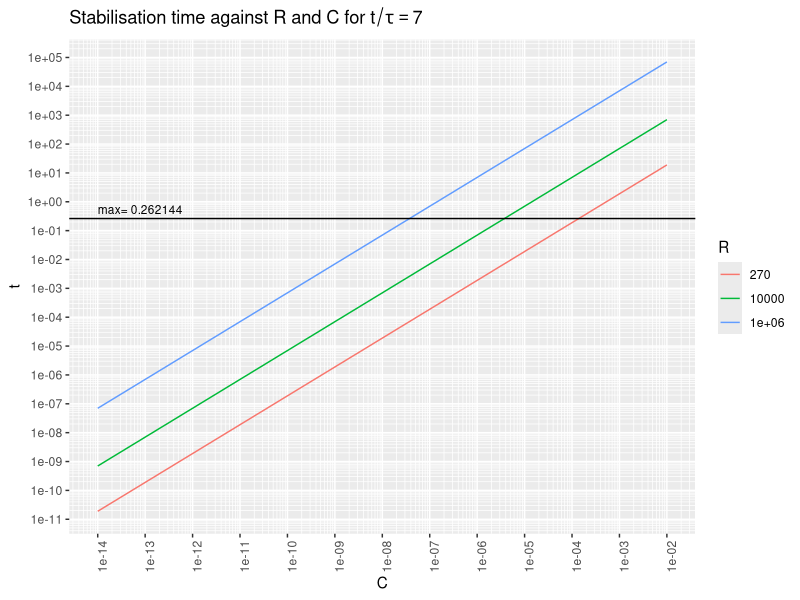
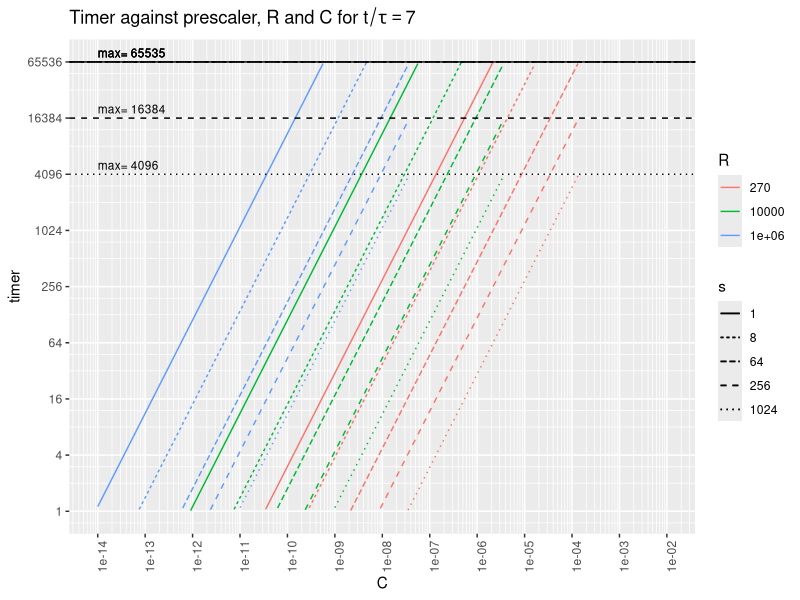
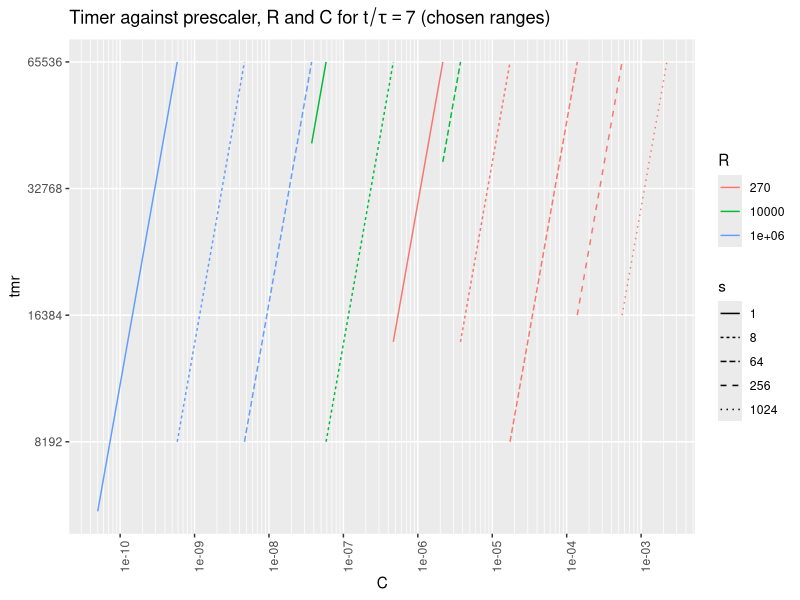

Recreate these plots in R, in order.
#!/usr/bin/R -q --vanilla -f
options(echo=F)

library(ggplot2)
library(scales)


# Variable setup ###########################################################

# taus = t/RC
# t = timer*s/f

R = t(c(270, 10e3, 1e6))    # all drive resistors
colnames(R) = R
taustable = 7               # taus to stabilization
taufall = -log(1.1/5)       # taus from 5V to 1.1V
taurise = -log(1-1.1/5)     # taus from 0V to 1.1V     
f = 16e6                    # timer frequency
s = matrix(2^c(0,3,6,8,10)) # all prescaler factors
rownames(s) = s

# To choose the various scales, either we want to choose a
# minimum timer resolution and then optimize for fastest time,
# or choose a maximum time and then optimize for highest resolution.
# Here we're doing the latter.
tmax = 0.262144 # allows for nice range endings at a timer of 0xFFFF
timermax = pmin(tmax*f/s, 2^16-1)

# Based on the max time and timer, max caps for each R and s
Cmax = (timermax*s/f/taustable) %*% (1/R)

# Based on a timer count of 1, min caps for each R and s
Cmin = (s/f/taurise) %*% (1/R)

# various capacitors over the full range
C = matrix(10^seq(-14, -2, by=1/24))
rownames(C) = C  # sprintf('%.2e', C)

# The stabilization time is two-dimensional, over C and R.
tm = taustable*C %*% R

# The stabilization timer value is three-dimensional, over C, R, and s.
timer = drop((f*tm) %o% (1/s))
tmrcompare = aperm(drop(replicate(length(C),
                                  replicate(length(R), timermax))),
                   c(3,2,1))
timer[timer>tmrcompare | timer<1] = NA

# To perform actual range selection:
# There is only one range selected for every C.
# For each C, select the R and s for which:
#   t < tmax
#   1 <= timer < 2^16
#   timer is maximal
# critical points are for each C where:
#   timer crosses 1 or 2^16
#   t crosses tmax
# 6 = t/RC = tim*s/RC/16MHz
# C = t/6R = tim*s/6R/16MHz
# Ccrit = tmax/6R = 2^16*s/6R/16MHz
crit = expand.grid(R=R,s=s)
Ccrit = with(crit, c(s/f/R, 2^16*s/f/R, tmax/R))/taustable
crit = expand.grid(R=R, s=s, C=Ccrit)
crit$t = with(crit, taustable*R*C)
crit$tmr = with(crit, t*f/s)
eps=1e-6  # epsilon tolerance required to accommodate for float error
# Only keep conformant rows.
crit = crit[crit$tmr>=1-eps &
            crit$tmr<=2^16+eps &
            (crit$t<=tmax+eps | crit$R==R[1]),]
crit = crit[with(crit, order(-C, -tmr)),]
# We now need pairs of R&s: the first in each pair being either the extreme
# lowest C or the C where the previous range cut out; and the second being the
# maximum condition.
ranges = tail(crit, 1)
samec = ranges
repeat {
   # Find the furthest row with the same R and s
   edge = crit[which(crit$R==samec$R & crit$s==samec$s)[1],]
   ranges = rbind(ranges, edge)
   # Find the (different, conformant) row with the same C and the highest timer
   samec = crit[which(crit$C == edge$C &
                      crit$tmr < 2^16-eps &
                      (crit$t < tmax-eps | crit$R==R[1])),][1,]
   if (is.na(samec$R)) break
   ranges = rbind(ranges, samec)
}
rownames(ranges) = 1:(nrow(ranges))
print(ranges)


# Plot utilities ###########################################################

# Adapted from https://stackoverflow.com/questions/30179442
log_breaks = function(maj, radix=10) {
  function(x) {
    minx = floor(min(logb(x, radix), na.rm=T)) - 1
    maxx = ceiling(max(logb(x, radix), na.rm=T)) + 1
    n_major = maxx - minx + 1
    major_breaks = minx:maxx
    if (maj) {
      breaks = major_breaks
    } else {
      breaks = rep(logb(1:(radix-1), radix), times=n_major) +
               rep(major_breaks, each=radix-1)
    }
    radix^breaks
  }
}
# See https://github.com/tidyverse/ggplot2/blob/master/R/scale-continuous.r#L160
scale_x_log_eng = function(..., radix=10) {
  scale_x_continuous(..., trans=log_trans(radix),
                     breaks=log_breaks(T, radix),
                     minor_breaks=log_breaks(F, radix))
}
scale_y_log_eng = function(..., radix=10) {
  scale_y_continuous(..., trans=log_trans(radix),
                     breaks=log_breaks(T, radix),
                     minor_breaks=log_breaks(F, radix))
}
xaxis_text_vert = function() {
  theme(axis.text.x=element_text(angle=90))
}


# Plotting #################################################################

tm_df = as.data.frame.table(tm)
colnames(tm_df) = c('C', 'R', 't')
tm_df$C = as.numeric(levels(tm_df$C))[tm_df$C]
ggplot(tm_df, aes(x=C, y=t)) +
   ggtitle(bquote(paste('Stabilisation time against R and C for ',
                        t/tau == .(taustable)))) +
   geom_line(aes(colour=R, group=R)) +
   geom_hline(aes(yintercept=tmax)) +
   geom_text(data=data.frame(), size=3,
             aes(x=1e-14, y=tmax, label=paste('max=', tmax),
                 hjust='left', vjust=-0.5)) +
   scale_x_log_eng() + scale_y_log_eng() + xaxis_text_vert()


tmr_df = as.data.frame.table(timer)
colnames(tmr_df) = c('C', 'R', 's', 'timer')
tmr_df$C = as.numeric(levels(tmr_df$C))[tmr_df$C]

maxdf = data.frame(timer=timermax, s=factor(s))
maxnames = data.frame(C=1e-14, s=factor(s), timer=timermax)

ggplot(tmr_df, aes(x=C, y=timer, linetype=s)) +
   ggtitle(bquote(paste('Timer against prescaler, R and C for ',
                        t/tau == .(taustable)))) +
   geom_line(aes(colour=R, group=interaction(R,s))) +
   geom_hline(data=maxdf, aes(yintercept=timer, linetype=s, group=s)) +
   geom_text(data=maxnames, size=3,
      aes(label=paste('max=',timer), hjust='left', vjust=-0.5, group=s)) +
   scale_x_log_eng() + xaxis_text_vert() +
   scale_y_log_eng(radix=4, limits=2^c(0,16))


# At the bottom end, cut off at typical parasitic capacitance
ranges[ranges$tmr==1,] = data.frame(R=1e6, s=1, C=50e-12,
                                    t=taustable*1e6*50e-12,
                                    tmr=taustable*1e6*50e-12*f)
ranges$s = factor(ranges$s)
ranges$R = factor(ranges$R)
ggplot(ranges, aes(x=C, y=tmr, colour=R, linetype=s,
                   group=interaction(R,s))) +
   ggtitle(bquote(paste('Timer against prescaler, R and C for ',
                        t/tau == .(taustable), ' (chosen ranges)'))) +
   geom_line() +
   scale_x_log_eng() + xaxis_text_vert() +
   scale_y_log_eng(radix=2)
